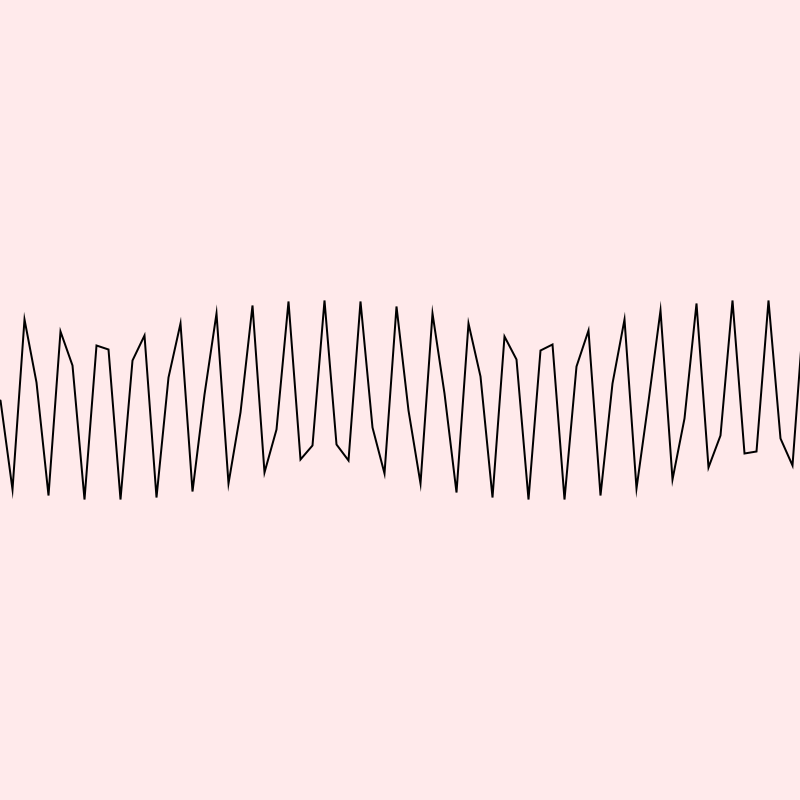
Frame 1 (no input)
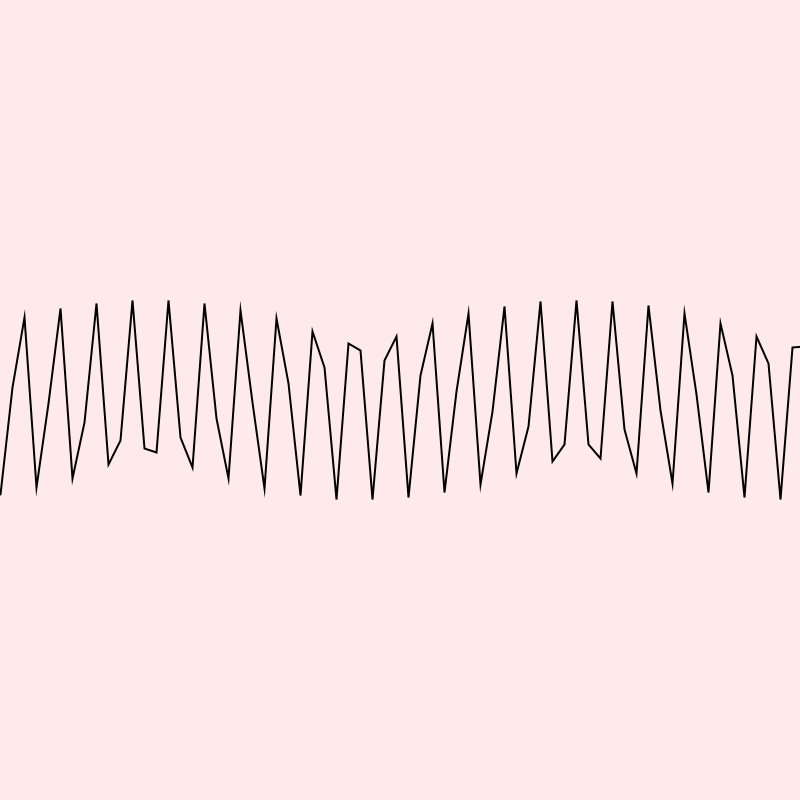
Frame 60 (the mouse pressed at the canvas centre just before this capture)
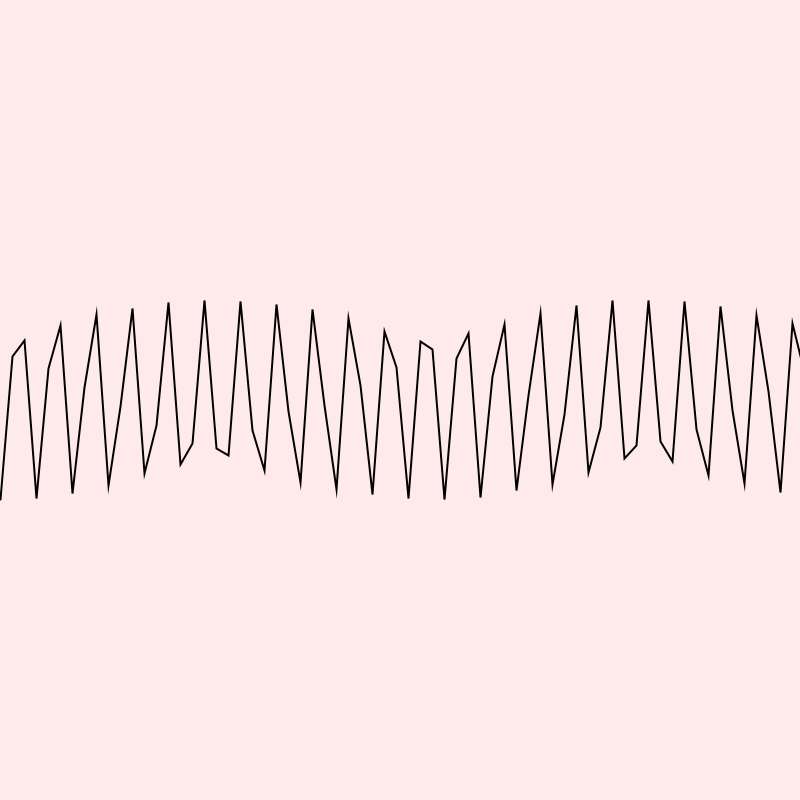
Frame 120 (the mouse held since frame 60 and released just before this capture)

The Processing sketch that drew these frames (run headless with seeded random() and noise(); from frame 60 on, the mouse is pressed at the canvas centre):

// Processing sketch: processing_135578
// ── processing_135578.pde

 
 
float phi =  0; 
float amplitude = 100; 
float frequency = 1.0/302; 
int numPoints = 200; 
 
void setup() {
  size(800, 800);
  noFill();
  noCursor();
  strokeWeight(2);
  stroke (0);

}
 
 
void draw() {
  background(255,234,235);
  translate(0, height/2);
  float x = 0;
  float y = 0;
  float angle = width/numPoints;
  beginShape();
  for (int i = 0; i < numPoints; i++) {
         x = 3*(angle*i);
         y = sin(1000*(x*frequency+phi))* amplitude;
    vertex(x, y);
  }
  endShape();
    
  phi -= 5.9;
}
